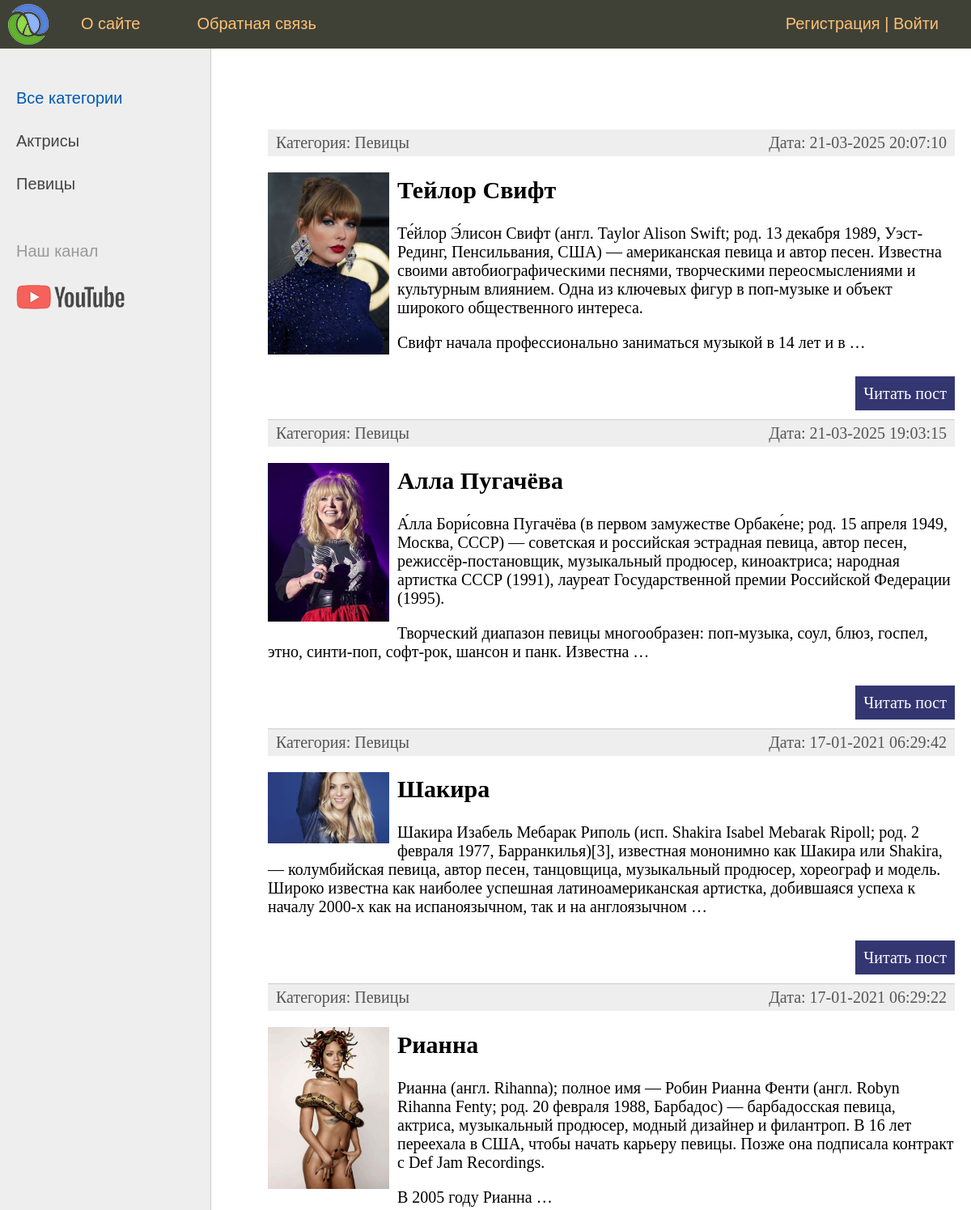
Before: / (upper part) with the older database file.
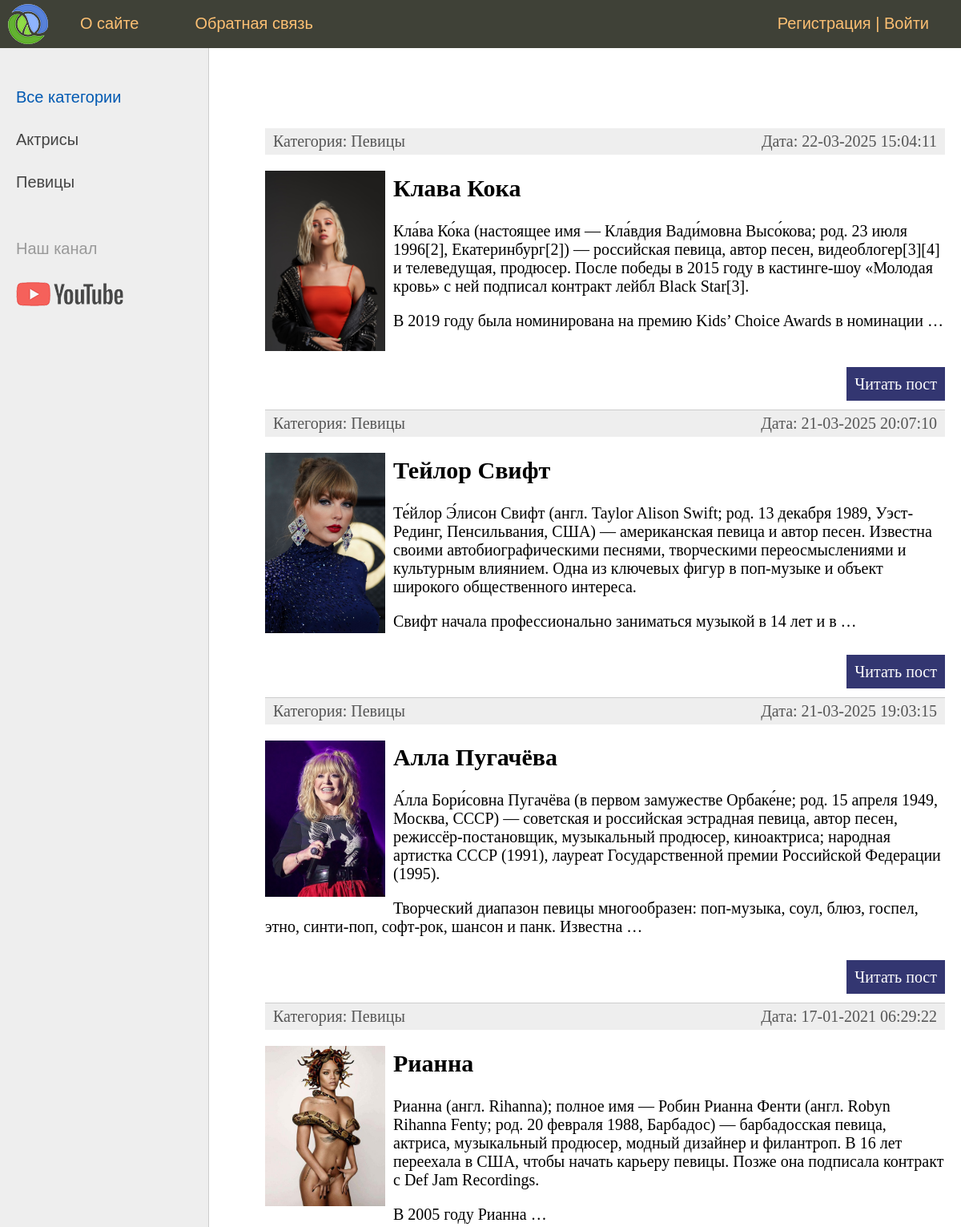
After: the same page with the newer database file.
### women/models.py (models this page shows, shortened)
class Category(models.Model):
    name = models.CharField(max_length=100, db_index=True, verbose_name="Категория")
    slug = models.SlugField(max_length=255, unique=True, db_index=True, verbose_name="URL")
    def __str__(self):
        return self.name
    def get_absolute_url(self):
        return reverse('category', kwargs={'cat_slug': self.slug})
    class Meta:  # вложенный класс, использующийся админ-панелью для отображения модели в том или ином виде
        verbose_name = "Категория"
        verbose_name_plural = "Категории"
        ordering = ['id']

class Women(models.Model):
    title = models.CharField(max_length=255, verbose_name="Заголовок")
    slug = models.SlugField(max_length=255, unique=True, db_index=True, verbose_name="URL")
    content = models.TextField(blank=True, verbose_name="Текст статьи")
    photo = models.ImageField(upload_to="photos/%Y/%m/%d/", verbose_name="Фото")
    time_create = models.DateTimeField(auto_now_add=True, verbose_name="Время создания")  # auto_now_add - текущее время, записывается в первый раз и навсегда
    time_update = models.DateTimeField(auto_now=True, verbose_name="Время изменения")  # auto_now - текущее время, обновляется каждый раз
    is_published = models.BooleanField(default=True, verbose_name="Публикация")
    cat = models.ForeignKey('Category', on_delete=models.PROTECT, verbose_name="Категория")  # id к 'cat' добавится автоматически (будет "cat_id")
    def get_absolute_url(self):
        return reverse('post', kwargs={'post_slug': self.slug})
    class Meta:  # вложенный класс, использующийся админ-панелью для отображения модели в том или ином виде
        verbose_name = "Известные женщины"
        verbose_name_plural = "Известные женщины"
        ordering = ['-time_create', 'title']

### women/views.py (the view)
# urls.py: path('', WomenHome.as_view(), name='home'),  # маршруту присваивается имя home для, например, использования в редиректе: return redirect('home', permanent=True)
class WomenHome(DataMixin, ListView):
    model = Women  # выбирает записи из модели и пытаться вывести их списком
    template_name = 'women/index.html'  # по умолчанию <имя приложения>/<имя модели>_list.html
    context_object_name = 'posts'  # по умолчанию "object_list"
    def get_context_data(self, *, object_list=None, **kwargs):
        context = super().get_context_data(**kwargs)  # берём текущий конткест для того, чтобы не перезатереть posts
        c_def = self.get_user_context(title="Главная страница")
        return dict(list(context.items()) + list(c_def.items()))
    def get_queryset(self):  # что выбирать из модели
        return Women.objects.filter(is_published=True).select_related('cat')  # select_related('cat') - "жадный" SQL-запрос, чтобы он не выполнялся повторно

### women/utils.py (called while the page is built)
    def get_user_context(self, **kwargs):
        context = kwargs
        cats = cache.get('cats')
        if not cats:
            cats = Category.objects.annotate(Count('women'))
            cache.set('cats', cats, 60)
        user_menu = menu.copy()
        if not self.request.user.is_authenticated:
            user_menu.pop(1)
        context['menu'] = user_menu
        context['cats'] = cats
        if 'cat_selected' not in context:
            context['cat_selected'] = 0
        print(context)
        return context

### women/templates/women/index.html (shortened to what this page needs)
{% extends 'women/base.html' %}
{% block content %}
<ul class="list-articles">
	{% for p in posts %}
			<li>
				<div class="article-panel">
					<p class="first">Категория: {{p.cat}}</p>
					<p class="last">Дата: {{ p.time_update|date:"d-m-Y H:i:s" }}</p>
				</div>
				{% if p.photo %}
					<p><img class="img-article-left thumb" src="{{ p.photo.url }}" alt=""></p>
				{% endif %}
				<h2>{{p.title}}</h2>
	{% autoescape on %}
	{{p.content|linebreaks|truncatewords:50}}
	{% endautoescape %}
			<p class="link-read-post"><a href="{{ p.get_absolute_url }}">Читать пост</a></p>
			</li>
	{% endfor %}
</ul>
{% endblock %}

### women/templates/women/base.html (shortened to what this page needs)
{% load static %}
{% load women_tags %}
<!DOCTYPE html>
<html>
<head>
	<link type="text/css" href="{% static 'women/css/styles.css' %}" rel="stylesheet" />
</head>
<body>
<table class="table-page" border=0 cellpadding="0" cellspacing="0">
<tr><td valign=top>
{% block mainmenu %}
		<div class="header">
			<ul id="mainmenu" class="mainmenu">
				<li class="logo"><a href="{% url 'home' %}"><div class="logo"></div></a></li>
				{% for m in menu %}
					<li><a href="{% url m.url_name %}">{{m.title}}</a></li>
				{% endfor %}
				{% if request.user.is_authenticated %}
					<li class="last">Привет, {{ user.username }}! | <a href="{% url 'logout' %}">Выйти</a></li>
				{% else %}
					<li class="last"><a href="{% url 'register' %}">Регистрация</a> | <a href="{% url 'login' %}">Войти</a></li>
				{% endif %}
			</ul>
		</div>
{% endblock mainmenu %}
<table class="table-content" border=0 cellpadding="0" cellspacing="0">
<tr>
	<td valign="top" class="left-chapters">
	<ul id="leftchapters">
		{% if not cat_selected %}
			<li class="selected">Все категории</li>
		{% else %}
			<li><a href="{% url 'home' %}">Все категории</a></li>
		{% endif %}
		{% for c in cats %}
			{% if c.women__count > 0 %}
				{% if c.pk == cat_selected %}
					<li class="selected">{{c.name}}</li>
				{% else %}
					<li><a href="{{ c.get_absolute_url }}">{{c.name}}</a></li>
				{% endif %}
			{% endif %}
		{% endfor %}
		<li class="share">
		<p>Наш канал</p>
		<a class="share-yt" href="https://www.youtube.com/channel/UClJzWfGWuGJL2t-3dYKcHTA/playlists" target="_blank" rel="nofollow"></a>
		</li>
	</ul>
</td>
<td valign="top" class="content">
	<div class="content-text">
{% block content %}
{% endblock %}
	</div>
</td></tr></table>
</td></tr>
</table>
</body>
</html>

### women/static/women/css/styles.css (style rules this page uses)
html, body { font-family: 'Arial'; margin: 0; padding: 0; height: 100%; width: 100%; color: #444; }
a { color: #0059b2; text-decoration: none; }
img { max-width: 600px; height: auto; }
img.img-article-left { max-width: 300px; height: auto; float: left; padding: 0 10px 10px 0; }
img.img-article-left.thumb { max-width: 150px; height: auto; }
p.link-read-post { text-align: right; }
p.link-read-post a { padding: 10px; min-width: 100px; background: #333671; color: #fff; text-decoration: none; }
div.article-panel { background: #eee; padding: 5px 10px 5px 10px; box-sizing border-box; overflow: hidden; color: #555; }
div.article-panel p.first { margin: 0; float: left; }
div.article-panel p.last { margin: 0; float: right; }
ul.list-articles { list-style: none; margin: 0; padding: 0; }
ul.list-articles li { border-bottom: 1px solid #ccc; }
.table-page { width: 100%; height: 100%; vertical-align: top; }
.table-page tr { height: 100%; }
.header { background: #3F4137; height: 60px; }
.logo { background: url('../images/logo.png') no-repeat 10px 5px; width: 70px; height: 60px; }
ul.mainmenu { list-style: none; margin: 0; padding: 0; height: 60px; color: #fdc073; font-size: 20px; overflow: hidden; }
ul.mainmenu li { float: left; margin: 18px 40px 0 30px; }
ul.mainmenu li.logo { margin: 0; }
ul.mainmenu li.last { float: right; }
ul.mainmenu li a { color: #fdc073; text-decoration: none; }
.table-content { width: 100%; min-height: 100%; height: 100%; }
.left-chapters { margin: 0; background: #eee; border-right: 1px solid #ccc; min-height: 100%; }
.left-chapters ul { width: 230px; min-height: 100%; margin: 0; padding: 20px 10px 10px 20px; list-style: none; font-size: 20px; }
.left-chapters ul li { margin: 30px 0 0 0; color: #999; }
.left-chapters ul li.selected { color: #0059b2; }
.left-chapters ul li a { color: #444; text-decoration: none; }
.left-chapters ul li.share { margin: 60px 0 0 0; }
.left-chapters ul li.share p { margin: 30px 0 30px 0; }
.left-chapters ul li.share a { display: inline-block; width: 40px; height: 40px; margin: 0 20px 0 0; }
.left-chapters ul li.share a.share-yt { width: 100%; height: 30px; background: url('../images/share_yt.png') no-repeat 0 0 }
.content { padding: 40px 20px 20px 40px; width: 100%; box-sizing: border-box; }
.content-text { margin: 60px 0 0 30px; color: #000; font-size: 20px; font-family: Yandex Sans Display Light; }

Changed rows visible on the page:
no longer on this page (row edited): Women: cat "Певицы", time_update "17-01-2021 06:29:42", photo (picture), title "Шакира", content "Шакира Изабель Мебарак Риполь (исп. Shakira Isabel Mebarak Ripoll; род. 2 февраля 1977, Барранкилья)[3], известная мононимно как Шакира или Shakira, — колумбийская певица, автор песен, танцовщица, музыкальный продюсер, хореограф и модель. Широко известна как наиболее успешная латиноамериканская артистка, добившаяся успеха к началу 2000-х как на испаноязычном, так и на англоязычном …"
added Women: cat "Певицы", time_update "22-03-2025 15:04:11", photo (picture), title "Клава Кока", content "Кла́ва Ко́ка (настоящее имя — Кла́вдия Вади́мовна Высо́кова; род. 23 июля 1996[2], Екатеринбург[2]) — российская певица, автор песен, видеоблогер[3][4] и телеведущая, продюсер. После победы в 2015 году в кастинге-шоу «Молодая кровь» с ней подписал контракт лейбл Black Star[3]. В 2019 году была номинирована на премию Kids’ Choice Awards в номинации …"
